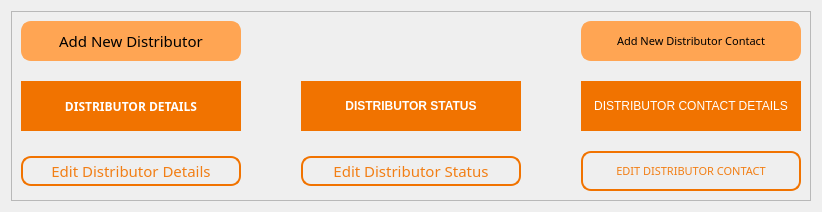
                    <widget class="QWidget" name="tab_12">
                     <attribute name="title">
                      <string>Distributor</string>
                     </attribute>
                     <layout class="QVBoxLayout" name="verticalLayout_13">
                      <item>
                       <widget class="QFrame" name="frame_10">
                        <property name="font">
                         <font>
                          <pointsize>8</pointsize>
                         </font>
                        </property>
                        <property name="styleSheet">
                         <string notr="true">QLabel{color:white;background-color:#F17300; border: solid white; border-radius:0;}
QPushButton{color:#F27E14; border:2px solid #F17300; border-radius: 10px;padding:2px;}
QPushButton::hover{border:2px solid white; background-color:#F27E14; color:white;}
QPushButton#add_dis{color: black; background-color: #FFA553; border: 2px solid #FFA553;}
QPushButton#add_dis::hover{color:#FFA553; background-color: black; border: 2px solid black;}
QPushButton#addNewDC{color: black; background-color: #FFA553; border: 2px solid #FFA553;}
QPushButton#addNewDC::hover{color:#FFA553; background-color: black; border: 2px solid black;}
</string>
                        </property>
                        <property name="frameShape">
                         <enum>QFrame::StyledPanel</enum>
                        </property>
                        <property name="frameShadow">
                         <enum>QFrame::Raised</enum>
                        </property>
                        <layout class="QGridLayout" name="gridLayout_8">
                         <property name="horizontalSpacing">
                          <number>60</number>
                         </property>
                         <property name="verticalSpacing">
                          <number>20</number>
                         </property>
                         <item row="2" column="0">
                          <widget class="QPushButton" name="edit_disdet">
                           <property name="minimumSize">
                            <size>
                             <width>220</width>
                             <height>30</height>
                            </size>
                           </property>
                           <property name="maximumSize">
                            <size>
                             <width>220</width>
                             <height>30</height>
                            </size>
                           </property>
                           <property name="font">
                            <font>
                             <family>Montserrat</family>
                             <pointsize>11</pointsize>
                            </font>
                           </property>
                           <property name="cursor">
                            <cursorShape>PointingHandCursor</cursorShape>
                           </property>
                           <property name="text">
                            <string>Edit Distributor Details</string>
                           </property>
                          </widget>
                         </item>
                         <item row="1" column="0">
                          <widget class="QLabel" name="label_17">
                           <property name="minimumSize">
                            <size>
                             <width>220</width>
                             <height>50</height>
                            </size>
                           </property>
                           <property name="maximumSize">
                            <size>
                             <width>220</width>
                             <height>50</height>
                            </size>
                           </property>
                           <property name="font">
                            <font>
                             <family>Montserrat</family>
                             <pointsize>9</pointsize>
                             <weight>75</weight>
                             <bold>true</bold>
                            </font>
                           </property>
                           <property name="text">
                            <string>DISTRIBUTOR DETAILS</string>
                           </property>
                           <property name="alignment">
                            <set>Qt::AlignCenter</set>
                           </property>
                          </widget>
                         </item>
                         <item row="0" column="0">
                          <widget class="QPushButton" name="add_dis">
                           <property name="minimumSize">
                            <size>
                             <width>220</width>
                             <height>40</height>
                            </size>
                           </property>
                           <property name="maximumSize">
                            <size>
                             <width>220</width>
                             <height>40</height>
                            </size>
                           </property>
                           <property name="font">
                            <font>
                             <family>Montserrat Medium</family>
                             <pointsize>11</pointsize>
                            </font>
                           </property>
                           <property name="text">
                            <string>Add New Distributor</string>
                           </property>
                          </widget>
                         </item>
                         <item row="0" column="2">
                          <widget class="QPushButton" name="addNewDC">
                           <property name="minimumSize">
                            <size>
                             <width>220</width>
                             <height>40</height>
                            </size>
                           </property>
                           <property name="maximumSize">
                            <size>
                             <width>220</width>
                             <height>40</height>
                            </size>
                           </property>
                           <property name="font">
                            <font>
                             <family>Montserrat Medium</family>
                             <pointsize>8</pointsize>
                            </font>
                           </property>
                           <property name="text">
                            <string>Add New Distributor Contact</string>
                           </property>
                          </widget>
                         </item>
                         <item row="1" column="1">
                          <widget class="QLabel" name="label_16">
                           <property name="font">
                            <font>
                             <pointsize>9</pointsize>
                             <weight>75</weight>
                             <bold>true</bold>
                            </font>
                           </property>
                           <property name="text">
                            <string>DISTRIBUTOR STATUS</string>
                           </property>
                           <property name="alignment">
                            <set>Qt::AlignCenter</set>
                           </property>
                          </widget>
                         </item>
                         <item row="2" column="1">
                          <widget class="QPushButton" name="edit_disstat">
                           <property name="minimumSize">
                            <size>
                             <width>220</width>
                             <height>30</height>
                            </size>
                           </property>
                           <property name="maximumSize">
                            <size>
                             <width>220</width>
                             <height>30</height>
                            </size>
                           </property>
                           <property name="font">
                            <font>
                             <family>Montserrat</family>
                             <pointsize>11</pointsize>
                            </font>
                           </property>
                           <property name="text">
                            <string>Edit Distributor Status</string>
                           </property>
                          </widget>
                         </item>
                         <item row="2" column="2">
                          <widget class="QPushButton" name="edit_discon">
                           <property name="minimumSize">
                            <size>
                             <width>220</width>
                             <height>40</height>
                            </size>
                           </property>
                           <property name="maximumSize">
                            <size>
                             <width>220</width>
                             <height>40</height>
                            </size>
                           </property>
                           <property name="font">
                            <font>
                             <family>Montserrat</family>
                             <pointsize>8</pointsize>
                            </font>
                           </property>
                           <property name="cursor">
                            <cursorShape>PointingHandCursor</cursorShape>
                           </property>
                           <property name="styleSheet">
                            <string notr="true"/>
                           </property>
                           <property name="text">
                            <string>EDIT DISTRIBUTOR CONTACT</string>
                           </property>
                          </widget>
                         </item>
                         <item row="1" column="2">
                          <widget class="QLabel" name="label_24">
                           <property name="text">
                            <string>DISTRIBUTOR CONTACT DETAILS</string>
                           </property>
                           <property name="alignment">
                            <set>Qt::AlignCenter</set>
                           </property>
                          </widget>
                         </item>
                        </layout>
                       </widget>
                      </item>
                     </layout>
                    </widget>
